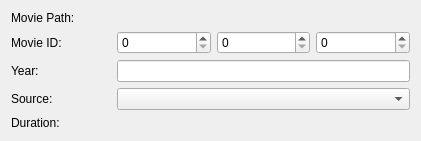
<?xml version="1.0" encoding="UTF-8"?>
<ui version="4.0">
 <class>Form</class>
 <widget class="QWidget" name="Form">
  <property name="geometry">
   <rect>
    <x>0</x>
    <y>0</y>
    <width>421</width>
    <height>140</height>
   </rect>
  </property>
  <property name="sizePolicy">
   <sizepolicy hsizetype="Expanding" vsizetype="Preferred">
    <horstretch>0</horstretch>
    <verstretch>0</verstretch>
   </sizepolicy>
  </property>
  <property name="minimumSize">
   <size>
    <width>0</width>
    <height>0</height>
   </size>
  </property>
  <property name="windowTitle">
   <string>Form</string>
  </property>
  <layout class="QVBoxLayout" name="verticalLayout">
   <item>
    <layout class="QHBoxLayout" name="horizontalLayout">
     <item>
      <widget class="QLabel" name="label_2">
       <property name="minimumSize">
        <size>
         <width>100</width>
         <height>0</height>
        </size>
       </property>
       <property name="text">
        <string>Movie Path:</string>
       </property>
      </widget>
     </item>
     <item>
      <widget class="QLabel" name="lbl_movie_path">
       <property name="sizePolicy">
        <sizepolicy hsizetype="Preferred" vsizetype="Expanding">
         <horstretch>0</horstretch>
         <verstretch>0</verstretch>
        </sizepolicy>
       </property>
       <property name="maximumSize">
        <size>
         <width>300</width>
         <height>16777215</height>
        </size>
       </property>
       <property name="text">
        <string/>
       </property>
       <property name="scaledContents">
        <bool>true</bool>
       </property>
       <property name="wordWrap">
        <bool>false</bool>
       </property>
       <property name="textInteractionFlags">
        <set>Qt::LinksAccessibleByMouse|Qt::TextSelectableByMouse</set>
       </property>
      </widget>
     </item>
    </layout>
   </item>
   <item>
    <layout class="QHBoxLayout" name="horizontalLayout_2">
     <item>
      <widget class="QLabel" name="label_3">
       <property name="minimumSize">
        <size>
         <width>100</width>
         <height>0</height>
        </size>
       </property>
       <property name="maximumSize">
        <size>
         <width>100</width>
         <height>16777215</height>
        </size>
       </property>
       <property name="text">
        <string>Movie ID:</string>
       </property>
      </widget>
     </item>
     <item>
      <layout class="QHBoxLayout" name="horizontalLayout_6">
       <item>
        <widget class="QSpinBox" name="spinBox_ID_0">
         <property name="toolTip">
          <string>The Medium's ID</string>
         </property>
         <property name="maximum">
          <number>9999999</number>
         </property>
        </widget>
       </item>
       <item>
        <widget class="QSpinBox" name="spinBox_ID_1">
         <property name="toolTip">
          <string>The Manifestation of the Medium (i.e. Director's Cut, A/B Negativ)</string>
         </property>
         <property name="maximum">
          <number>9999999</number>
         </property>
        </widget>
       </item>
       <item>
        <widget class="QSpinBox" name="spinBox_ID_2">
         <property name="toolTip">
          <string>The Copy of the Media (i.e. DVD 1 of 2)</string>
         </property>
         <property name="maximum">
          <number>999999</number>
         </property>
        </widget>
       </item>
      </layout>
     </item>
    </layout>
   </item>
   <item>
    <layout class="QHBoxLayout" name="horizontalLayout_3">
     <item>
      <widget class="QLabel" name="label_4">
       <property name="minimumSize">
        <size>
         <width>100</width>
         <height>0</height>
        </size>
       </property>
       <property name="maximumSize">
        <size>
         <width>100</width>
         <height>16777215</height>
        </size>
       </property>
       <property name="text">
        <string>Year:</string>
       </property>
      </widget>
     </item>
     <item>
      <widget class="QLineEdit" name="lineEdit_MovieYear">
       <property name="sizePolicy">
        <sizepolicy hsizetype="Expanding" vsizetype="Fixed">
         <horstretch>1</horstretch>
         <verstretch>0</verstretch>
        </sizepolicy>
       </property>
       <property name="maximumSize">
        <size>
         <width>300</width>
         <height>16777215</height>
        </size>
       </property>
      </widget>
     </item>
    </layout>
   </item>
   <item>
    <layout class="QHBoxLayout" name="horizontalLayout_4">
     <item>
      <widget class="QLabel" name="label_5">
       <property name="minimumSize">
        <size>
         <width>100</width>
         <height>0</height>
        </size>
       </property>
       <property name="maximumSize">
        <size>
         <width>100</width>
         <height>16777215</height>
        </size>
       </property>
       <property name="text">
        <string>Source:</string>
       </property>
      </widget>
     </item>
     <item>
      <widget class="QComboBox" name="comboBox_Source">
       <property name="sizePolicy">
        <sizepolicy hsizetype="Expanding" vsizetype="Fixed">
         <horstretch>1</horstretch>
         <verstretch>0</verstretch>
        </sizepolicy>
       </property>
       <property name="maximumSize">
        <size>
         <width>300</width>
         <height>16777215</height>
        </size>
       </property>
      </widget>
     </item>
    </layout>
   </item>
   <item>
    <layout class="QHBoxLayout" name="horizontalLayout_5">
     <item>
      <widget class="QLabel" name="label_6">
       <property name="minimumSize">
        <size>
         <width>100</width>
         <height>0</height>
        </size>
       </property>
       <property name="maximumSize">
        <size>
         <width>100</width>
         <height>16777215</height>
        </size>
       </property>
       <property name="text">
        <string>Duration:</string>
       </property>
      </widget>
     </item>
     <item>
      <widget class="QLabel" name="lbl_Duration">
       <property name="sizePolicy">
        <sizepolicy hsizetype="Preferred" vsizetype="Preferred">
         <horstretch>1</horstretch>
         <verstretch>0</verstretch>
        </sizepolicy>
       </property>
       <property name="maximumSize">
        <size>
         <width>300</width>
         <height>16777215</height>
        </size>
       </property>
       <property name="text">
        <string/>
       </property>
       <property name="scaledContents">
        <bool>true</bool>
       </property>
      </widget>
     </item>
    </layout>
   </item>
  </layout>
 </widget>
 <resources/>
 <connections/>
</ui>
